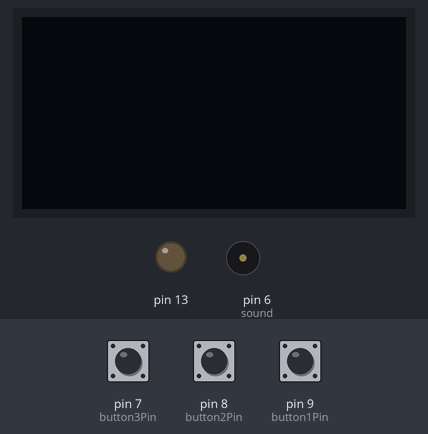
The sketch below on a simulated Arduino Uno, built with avr-gcc and run on an emulated ATmega328P. Parts: 128×64 one-colour display, output pins drawn as LEDs (lit = HIGH), buzzer (waves = sounding). The test bench sets the inputs (shaded band); at power-on: pin 7 (button3Pin) LOW, pin 9 (button1Pin) LOW, pin 8 (button2Pin) LOW.

Above: at 4.2 s.
4.3 s: pin 7 (button3Pin) pulled HIGH for 3 s
At 10.4 s:
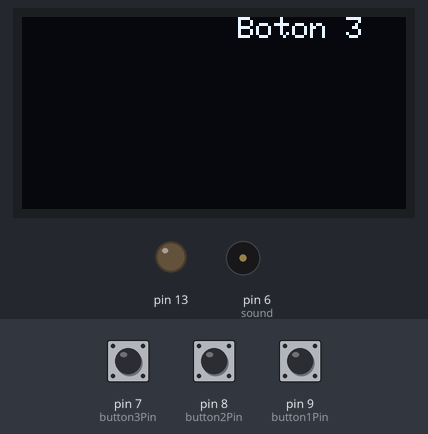
13.7 s: pin 9 (button1Pin) pulled HIGH for 3 s
At 16.0 s:
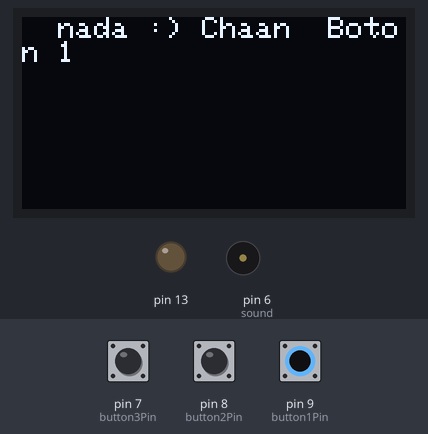
18.2 s: pin 8 (button2Pin) pulled HIGH for 3 s
At 21.7 s:
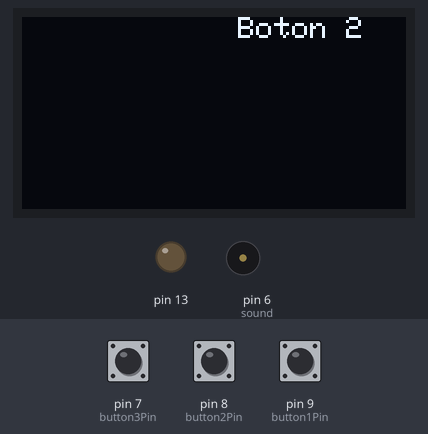
Timing chart, 0 to 23.2 s (numbered marks = the images above; inputs shaded):
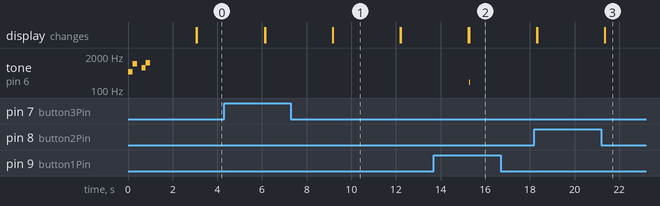

The sketch:

Mis_Pruebitas.ino
```cpp
/*
  Capitulo 47 de Arduino desde cero en Español.
  Programa que muestra texto en la zona amarilla de la pantalla OLED y en la zona
  cyan los segundos transcurridos desde iniciado el programa
  Requiere instalar librerias Adafruit GFX y Adafruit SSD1306

  Autor: bitwiseAr

*/

#include <Wire.h>     // libreria para bus I2C
#include <Adafruit_GFX.h>   // libreria para pantallas graficas
#include <Adafruit_SSD1306.h>   // libreria para controlador SSD1306

#define ANCHO 128     // reemplaza ocurrencia de ANCHO por 128
#define ALTO 64       // reemplaza ocurrencia de ALTO por 64

#define OLED_RESET 4      // necesario por la libreria pero no usado
Adafruit_SSD1306 oled(ANCHO, ALTO, &Wire, OLED_RESET);  // crea objeto

const int button1Pin = 9;
const int button2Pin = 8;
const int button3Pin = 7;

const int sound = 6;

int button1State = 0;
int button2State = 0;
int button3State = 0;

//splash dino 80x40
const unsigned char splash2 [] PROGMEM = {
0x00, 0x00, 0x00, 0x00, 0x00, 0x00, 0x00, 0x0f, 0x80, 0x00, 0x00, 0x00, 0x00, 0x00, 0x00, 0x00,
0x00, 0x1f, 0xff, 0x00, 0x00, 0x00, 0x00, 0x00, 0x00, 0x00, 0x00, 0x39, 0xff, 0xe0, 0x00, 0x00,
0x00, 0x00, 0x00, 0x00, 0x00, 0x3b, 0xff, 0xf8, 0x00, 0x00, 0x00, 0x00, 0x00, 0x00, 0x00, 0x3f,
0xe1, 0xfc, 0x00, 0x00, 0x00, 0x00, 0x00, 0x00, 0x00, 0x7f, 0xfe, 0x3e, 0x00, 0x00, 0x00, 0x00,
0x00, 0x00, 0x00, 0x5e, 0xc1, 0xde, 0x00, 0x00, 0x00, 0x00, 0x00, 0x00, 0x00, 0x7d, 0x80, 0x2f,
0x00, 0x00, 0x00, 0x00, 0x00, 0x00, 0x00, 0x3a, 0x00, 0x1f, 0x00, 0x00, 0x00, 0x00, 0x00, 0x00,
0x00, 0x00, 0x00, 0x1f, 0x00, 0x00, 0x00, 0x00, 0x00, 0x00, 0x00, 0x00, 0x00, 0x1f, 0x00, 0x00,
0x00, 0x00, 0x00, 0x00, 0x00, 0x00, 0x00, 0x1f, 0x00, 0x00, 0x00, 0x00, 0x00, 0x00, 0x00, 0x00,
0x00, 0x3f, 0x00, 0x00, 0x00, 0x00, 0x00, 0x00, 0x00, 0x00, 0x00, 0xfe, 0x00, 0x00, 0x00, 0x00,
0x00, 0x00, 0x00, 0x00, 0x01, 0xfa, 0x00, 0x00, 0x00, 0x00, 0x00, 0x00, 0x1f, 0x80, 0x07, 0xf4,
0x00, 0x00, 0x00, 0x00, 0x00, 0x00, 0xf5, 0xe0, 0x1f, 0xe8, 0x00, 0x00, 0x00, 0x00, 0x00, 0x07,
0xaa, 0xbc, 0x7f, 0xd0, 0x00, 0x00, 0x00, 0x00, 0x00, 0x3d, 0x55, 0x5f, 0xff, 0xa0, 0x00, 0x00,
0x00, 0x00, 0x00, 0xea, 0xaa, 0xaf, 0xff, 0x40, 0x00, 0x00, 0x00, 0x00, 0x03, 0xd5, 0x55, 0xff,
0xfe, 0x80, 0x00, 0x00, 0x00, 0x00, 0x07, 0xab, 0xae, 0xbf, 0xfd, 0x00, 0x00, 0x00, 0x00, 0x00,
0x1f, 0x5f, 0xdf, 0xff, 0xfa, 0x00, 0x00, 0x00, 0x00, 0x00, 0x3f, 0xee, 0xfb, 0x6f, 0xf4, 0x00,
0x00, 0x00, 0x00, 0x00, 0xff, 0xff, 0xff, 0xff, 0xe8, 0x00, 0x00, 0x00, 0x00, 0x01, 0xff, 0xf7,
0xff, 0xff, 0xd0, 0x00, 0x00, 0x00, 0x00, 0x07, 0xff, 0xff, 0xff, 0xff, 0xa0, 0x00, 0x00, 0x00,
0x00, 0x1f, 0xff, 0xff, 0xff, 0xfd, 0xc0, 0x00, 0x00, 0x00, 0x00, 0xff, 0xdf, 0xff, 0xfe, 0xfe,
0x80, 0x00, 0x00, 0x00, 0x1f, 0xff, 0xef, 0xef, 0xff, 0x7f, 0x00, 0x00, 0x00, 0x03, 0xff, 0xff,
0x9f, 0xdf, 0xff, 0xbf, 0x00, 0x00, 0x00, 0xff, 0xff, 0xfc, 0x1f, 0xa1, 0xfc, 0x7f, 0x80, 0x00,
0x0f, 0xff, 0xff, 0xe0, 0x1f, 0xb0, 0x03, 0xbf, 0x80, 0x00, 0x1f, 0xff, 0x80, 0x00, 0x0f, 0xc0,
0x00, 0x00, 0x00, 0x00, 0x7e, 0x00, 0x00, 0x00, 0x00, 0x00, 0x00, 0x00, 0x00, 0x00, 0x70, 0x00,
0x00, 0x00, 0x00, 0x00, 0x00, 0x00, 0x00, 0x00, 0xe0, 0x00, 0x00, 0x00, 0x00, 0x00, 0x00, 0x00,
0x00, 0x00, 0xc0, 0x00, 0x00, 0x00, 0x00, 0x00, 0x00, 0x00, 0x00, 0x00, 0xc8, 0x00, 0x00, 0x00,
0x00, 0x00, 0x00, 0x00, 0x00, 0x00, 0x70, 0x00, 0x00, 0x00, 0x00, 0x00, 0x00, 0x00, 0x00, 0x00,
};


void setup() {
  pinMode(button1Pin, INPUT);
  pinMode(button2Pin, INPUT);
  pinMode(button3Pin, INPUT);
  pinMode(sound, OUTPUT);

  oled.drawBitmap(48, 24, splash2 , 80, 40, WHITE);

  //splash tone

  tone(sound,500,200);
  delay(200);
  tone(sound,1000,200);
  delay(400);
  tone(sound,700,200);
  delay(200);
  tone(sound,1100,200);

  delay(2200);
  // end splash

  pinMode(13,OUTPUT);
  Wire.begin();         // inicializa bus I2C
  oled.begin(SSD1306_SWITCHCAPVCC, 0x3C); // inicializa pantalla con direccion 0x3C
}

void loop() {

  button1State = digitalRead(button1Pin);
  button2State = digitalRead(button2Pin);
  button3State = digitalRead(button3Pin);

  oled.clearDisplay();      // limpia pantalla
  oled.setTextColor(WHITE);   // establece color al unico disponible (pantalla monocromo)
  oled.setCursor(0, 0);     // ubica cursor en inicio de coordenadas 0,0
  oled.setTextSize(1);      // establece tamano de texto en 1
  oled.print("  nada :) ");
  oled.display();

  if(button1State==HIGH){
    oled.print("Chaan");
    oled.print("  Boton 1 ");
    oled.display();
    tone(sound,200,50);
    delay(3000);
  }else{
    oled.clearDisplay();
    oled.display();
    delay(3000);
  }

  if (button2State==HIGH){
    oled.print("  Boton 2 ");
    oled.display();
    delay(3000);
  }

  if (button3State==HIGH){
    oled.print("  Boton 3 ");
    oled.display();
    delay(3000);
  }
}
```

Measured:
- after the input at 4.3 s, the display: first differs from a run without the input after 4.9 s (image 1)
- after the input at 13.7 s, tone on pin 6 (sound): silent → 200 Hz after 1.6 s, → silent 0.05 s later; the display: first differs from a run without the input after 1.6 s (image 2)
- after the input at 18.2 s, the display: first differs from a run without the input after 3.2 s (image 3)
- what the display in image 1 shows lasts 3.0 s, from 9.2 s to 12.2 s
